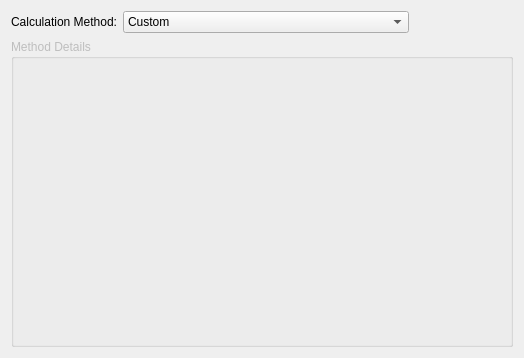
<ui version="4.0" >
 <class>prayertimesCalculationMethodConfig</class>
 <widget class="QWidget" name="prayertimesCalculationMethodConfig" >
  <property name="geometry" >
   <rect>
    <x>0</x>
    <y>0</y>
    <width>524</width>
    <height>358</height>
   </rect>
  </property>
  <property name="windowTitle" >
   <string>Form</string>
  </property>
  <layout class="QGridLayout" name="gridLayout" >
   <item row="0" column="0" >
    <widget class="QLabel" name="label" >
     <property name="text" >
      <string>Calculation Method:</string>
     </property>
     <property name="alignment" >
      <set>Qt::AlignRight|Qt::AlignTrailing|Qt::AlignVCenter</set>
     </property>
    </widget>
   </item>
   <item row="0" column="1" >
    <widget class="QComboBox" name="methodComboBox" >
     <item>
      <property name="text" >
       <string>Custom</string>
      </property>
     </item>
     <item>
      <property name="text" >
       <string>Egyptian General Authority of Survey</string>
      </property>
     </item>
     <item>
      <property name="text" >
       <string>University of Islamic Sciences, Karachi (Shaf'i)</string>
      </property>
     </item>
     <item>
      <property name="text" >
       <string>University of Islamic Sciences, Karachi (Hanafi)</string>
      </property>
     </item>
     <item>
      <property name="text" >
       <string>Islamic Society of North America</string>
      </property>
     </item>
     <item>
      <property name="text" >
       <string>Muslim World League (MWL)</string>
      </property>
     </item>
     <item>
      <property name="text" >
       <string>Umm Al-Qurra, Saudi Arabia</string>
      </property>
     </item>
     <item>
      <property name="text" >
       <string>Fixed Ishaa Interval (always 90)</string>
      </property>
     </item>
    </widget>
   </item>
   <item row="0" column="2" >
    <spacer name="horizontalSpacer" >
     <property name="orientation" >
      <enum>Qt::Horizontal</enum>
     </property>
     <property name="sizeHint" stdset="0" >
      <size>
       <width>302</width>
       <height>20</height>
      </size>
     </property>
    </spacer>
   </item>
   <item row="1" column="0" colspan="3" >
    <widget class="QGroupBox" name="calculationMethodDetailsGroupBox" >
     <property name="enabled" >
      <bool>false</bool>
     </property>
     <property name="title" >
      <string>Method Details</string>
     </property>
    </widget>
   </item>
  </layout>
 </widget>
 <resources/>
 <connections/>
</ui>
